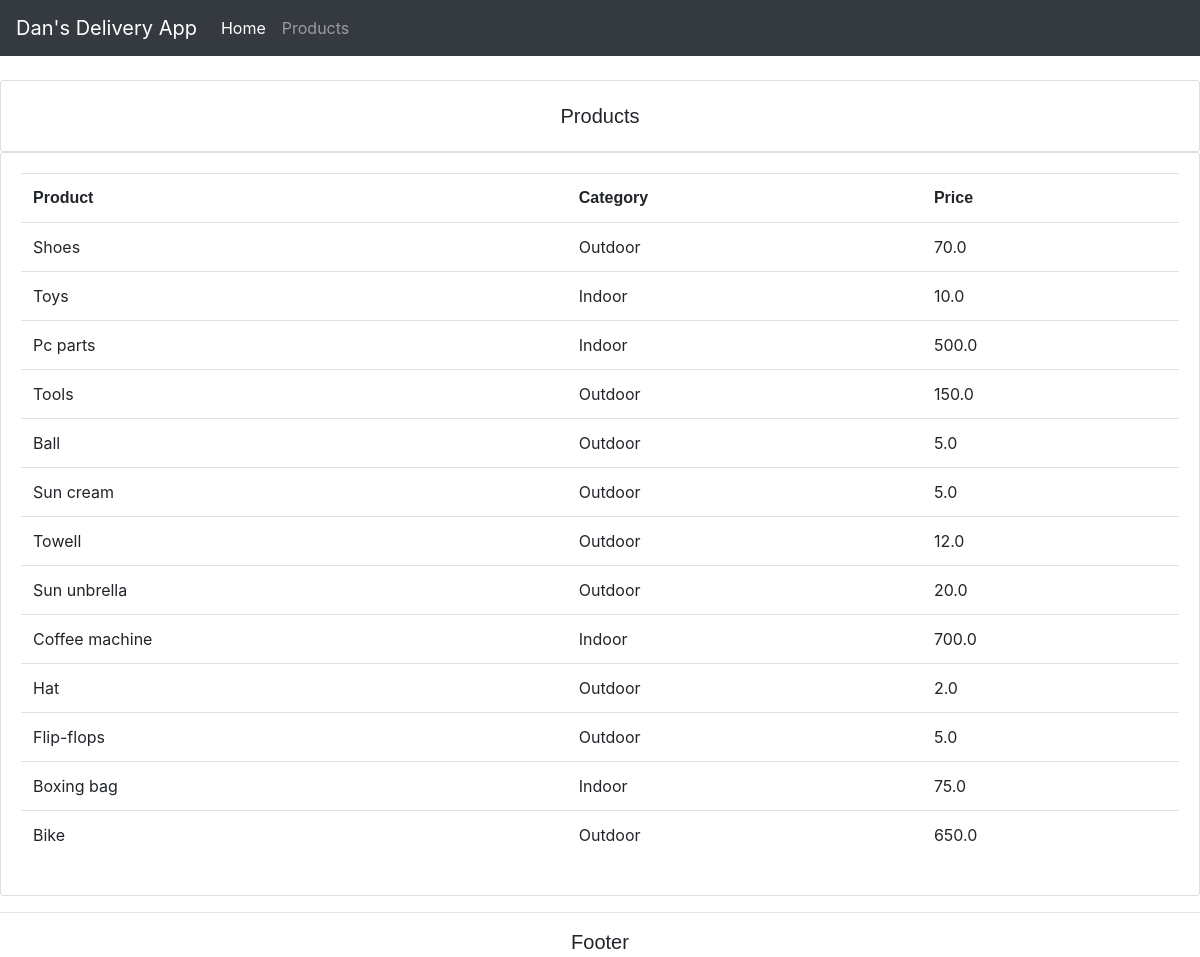
Screenshot of /products/ with the database file from the repository.
### accounts/models.py (models this page shows, shortened)
class Product(models.Model):
    CATEGORY = (
        ('Indoor', 'Indoor'),
        ('Outdoor', 'Outdoor'),
    )
    name= models.CharField(max_length=500, null=True)
    price=models.FloatField(null=True)
    category=models.CharField(max_length=100, choices=CATEGORY, null=True)
    description=models.CharField(max_length=5000, null=True, blank=True)
    day_created=models.DateField(auto_now_add=True, null=True)
    tags = models.ManyToManyField(Tag)

### accounts/views.py (the view)
# urls.py: path('products/', views.products, name='products'),
def products(request):
    products = Product.objects.all()
    return render(request, 'accounts/products.html', {'products': products})

### accounts/templates/accounts/products.html
{% extends 'accounts/main.html' %}
{% block content %}
    <br>
    <div class="row">
        <div class="col-md">
            <div class="card card-body">
                <h5>Products</h5>
            </div>
            <div class="card card-body">
                <table class="table">
                    <tr>
                        <th>Product</th>
                        <th>Category</th>
                        <th>Price</th>
                    </tr>
                    {% for product in products %}
                        <tr>
                            <td>{{product.name}}</td>
                            <td>{{product.category}}</td>
                            <td>{{product.price}}</td>
                        </tr>
                    {% endfor %}
                </table>
            </div>
        </div>
    </div>
{% endblock %}

### accounts/templates/accounts/main.html (style rules this page uses)
body { background-image: url('https://cdn.vectorstock.com/i/1000x1000/60/22/delivery-car-on-the-road-with-city-background-vector-15376022.webp'); background-size:cover; background-attachment: fixed; background-position: center; }
h5 { text-align: center; margin: 2px; padding: 1px; font-family: 'Franklin Gothic Medium', 'Arial Narrow', Arial, sans-serif; }
th { font-family:'Lucida Sans', 'Lucida Sans Regular', 'Lucida Grande', 'Lucida Sans Unicode', Geneva, Verdana, sans-serif; font-size: medium; font-style: initial; }

### rows the page displays
Product: name "Shoes", category "Outdoor", price "70.0"
Product: name "Toys", category "Indoor", price "10.0"
Product: name "Pc parts", category "Indoor", price "500.0"
Product: name "Tools", category "Outdoor", price "150.0"
Product: name "Ball", category "Outdoor", price "5.0"
Product: name "Sun cream", category "Outdoor", price "5.0"
Product: name "Towell", category "Outdoor", price "12.0"
Product: name "Sun unbrella", category "Outdoor", price "20.0"
Product: name "Coffee machine", category "Indoor", price "700.0"
Product: name "Hat", category "Outdoor", price "2.0"
Product: name "Flip-flops", category "Outdoor", price "5.0"
Product: name "Boxing bag", category "Indoor", price "75.0"
Product: name "Bike", category "Outdoor", price "650.0"
